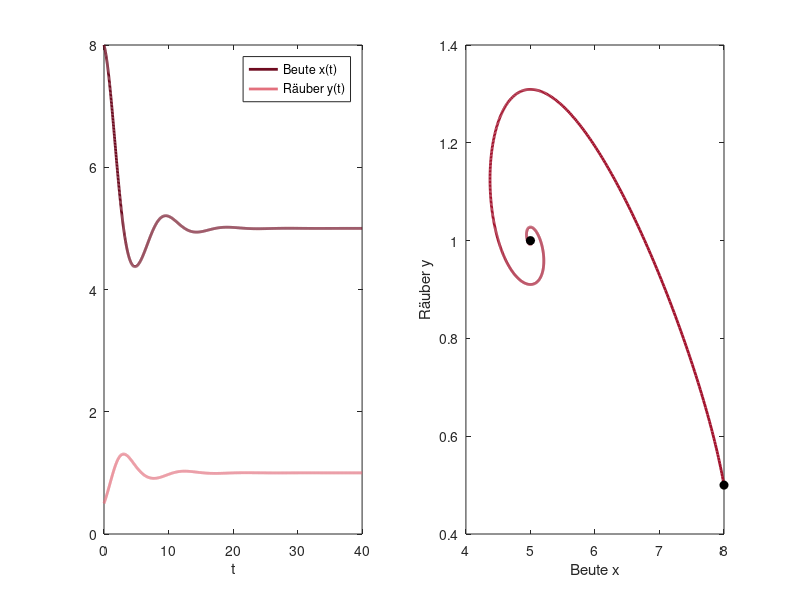

Recreate this plot in MATLAB.
% Abb. 4.2: kontinuierliches Räuber-Beute-Modell (Buch, Abschnitt 4.1, Gl. 4.2)
% dx/dt = r (1 - x/K) x - c x y,  dy/dt = d x y - e y  mit r = 1, K = 10, c = 0.5, d = 0.2, e = 1, x(0) = 8, y(0) = 0.5
% links Zeitverläufe, rechts dieselbe Lösung in der Phasenebene
% (c) 2026 Philipp Kügler · Programm zum Buch „Dynamische Systeme in den Lebenswissenschaften“ · MIT-Lizenz (siehe LICENSE)
r = 1; K = 10; c = 0.5; d = 0.2; e = 1;
f = @(t, z) [r * (1 - z(1) / K) * z(1) - c * z(1) * z(2); d * z(1) * z(2) - e * z(2)];
opt = odeset('RelTol', 1e-9, 'AbsTol', 1e-11);
t = linspace(0, 40, 2001);
[t, z] = ode45(f, t, [8; 0.5], opt);                     % Zeile i von z: Lösung zur Zeit t(i)
x = z(:, 1); y = z(:, 2);
for tt = [10 20 40]
    i = find(t >= tt - 1e-9, 1);
    fprintf('t = %2d: x = %.3f,  y = %.3f\n', tt, x(i), y(i));
end
fprintf('stationärer Zustand (e/d, r/c (1 - e/(d K))) = (%g, %g)\n', e / d, r / c * (1 - e / (d * K)));
subplot(1, 2, 1);
plot(t, x, 'Color', [0.43 0.04 0.12], 'LineWidth', 2); hold on
plot(t, y, 'Color', [0.89 0.44 0.49], 'LineWidth', 2); hold off
xlabel('t'); legend('Beute x(t)', 'Räuber y(t)');
subplot(1, 2, 2);
plot(x, y, 'Color', [0.64 0.08 0.18], 'LineWidth', 2); hold on
plot([x(1) 5], [y(1) 1], 'ko', 'MarkerFaceColor', 'k'); hold off
xlabel('Beute x'); ylabel('Räuber y');
